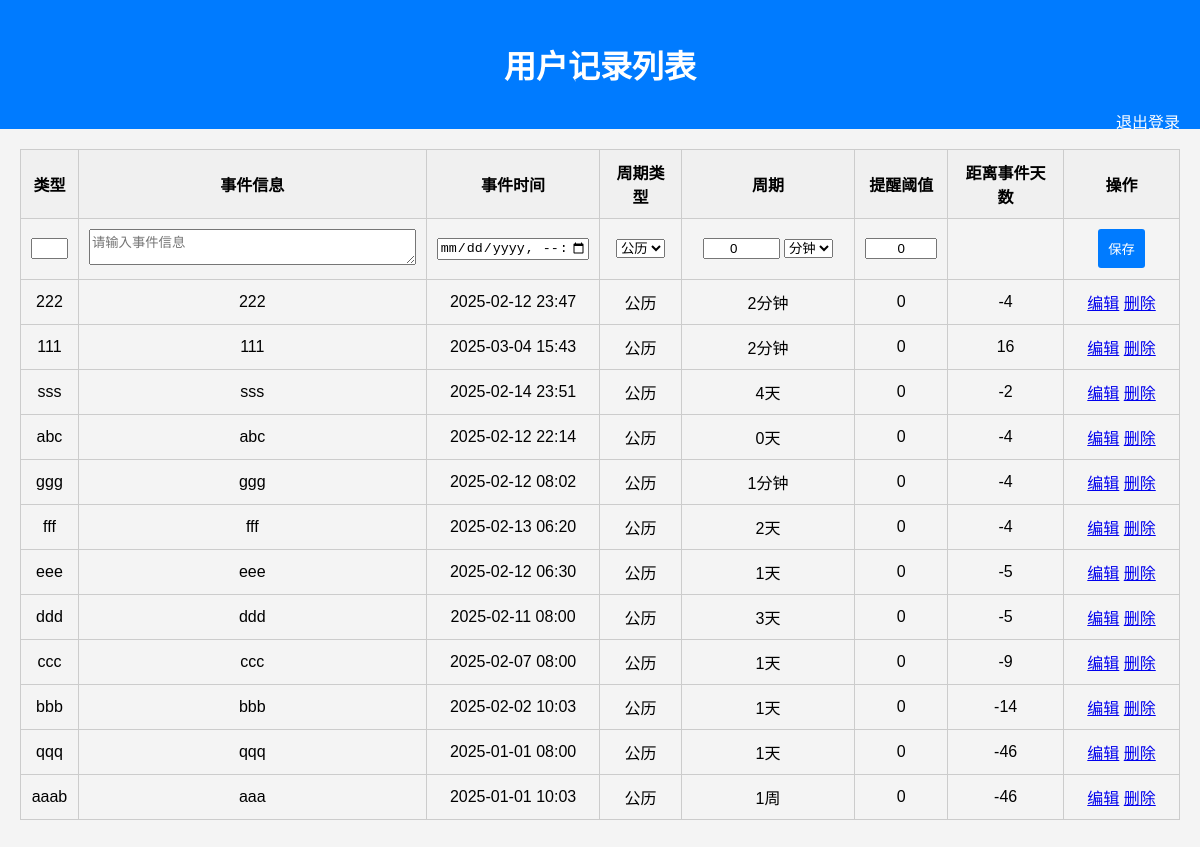
The app's page /calendar/records/ (signed in), older data.
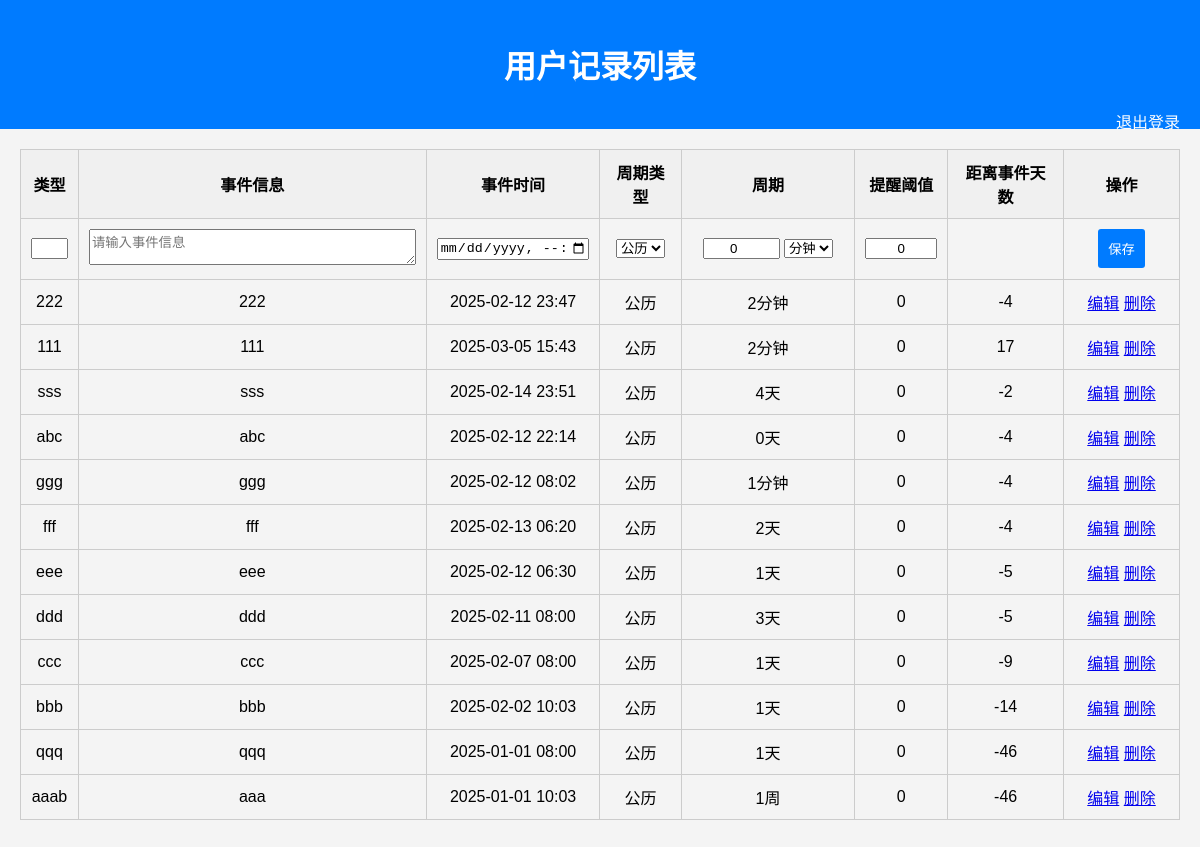
The same page, newer data.
### tun_calendar/models.py (models this page shows, shortened)
class UserRecord(models.Model):
    user = models.ForeignKey(User, on_delete=models.CASCADE)
    record_type = models.CharField(max_length=100)
    event_info = models.TextField()
    event_time = models.DateTimeField(null=True, blank=True)
    period_type = models.CharField(max_length=10)
    period = models.CharField(max_length=100)
    reminder_threshold = models.CharField(max_length=50)
    def calculate_days_until_event(self):
        if self.event_time and timezone.is_naive(self.event_time):
            event_time = timezone.make_aware(self.event_time)
        else:
            event_time = self.event_time
        now = timezone.now()
        days_diff = (event_time.date() - now.date()).days
        return days_diff

### tun_calendar/views.py (the view)
# urls.py: path('records/', record_list, name='record_list'),
@login_required
def record_list(request):
    if request.method == 'POST':
        form = UserRecordForm(request.POST)
        if form.is_valid():
            record = form.save(commit=False)
            record.user = request.user
            record.save()
            return redirect('record_list')
    else:
        form = UserRecordForm()
    records = UserRecord.objects.filter(user=request.user).order_by('-id')
    for record in records:
        record.days_until_event = record.calculate_days_until_event()
    return render(request, 'record_list.html', {'records': records, 'form': form})

### tun_calendar/forms.py
class UserRecordForm(forms.ModelForm):
    class Meta:
        model = UserRecord
        fields = ['record_type', 'event_info', 'event_time', 'period_type', 'period', 'reminder_threshold']
        widgets = {
            'record_type': forms.TextInput(attrs={'autocomplete': 'off'}),
            'event_info': forms.TextInput(attrs={'autocomplete': 'off'}),
            'event_time': forms.DateTimeInput(attrs={'autocomplete': 'off', 'type': 'datetime-local'}),
            'period_type': forms.Select(choices=[('公历', '公历'), ('农历', '农历')]),
            'period': forms.TextInput(attrs={'autocomplete': 'off'}),
            'reminder_threshold': forms.TextInput(attrs={'value': '0', 'autocomplete': 'off'}),
        }

### tun_calendar/templates/record_list.html (shortened to what this page needs)
<!DOCTYPE html>
<html lang="en">
<head>
</head>
<body>
    <div class="header">
        <h1>用户记录列表</h1>
        <a href="{% url 'user_logout' %}">退出登录</a>
    </div>
    <div class="container">
        <table>
            <colgroup>
                <col style="width: 5%;">
                <col style="width: 30%;">
                <col style="width: 15%;">
                <col style="width: 7%;">
                <col style="width: 15%;">
                <col style="width: 8%;">
                <col style="width: 10%;">
                <col style="width: 10%;">
            </colgroup>
            <thead>
                <tr>
                    <th>类型</th>
                    <th>事件信息</th>
                    <th>事件时间</th>
                    <th>周期类型</th>
                    <th>周期</th>
                    <th>提醒阈值</th>
                    <th>距离事件天数</th>
                    <th>操作</th>
                </tr>
            </thead>
            <tbody>
                <tr>
                    <form method="post">
                        <td>{{ form.record_type }}</td>
                        <td>
                            <textarea name="event_info" rows="2" cols="50" placeholder="请输入事件信息"></textarea>
                        </td>
                        <td>
                            <input type="datetime-local" id="event_time" name="event_time" required autocomplete="off">
                        </td>
                        <td>{{ form.period_type }}</td>
                        <td>
                            <input type="number" id="period_num" name="period_num" min="0" value="0" required autocomplete="off">
                            <select id="period_unit" name="period_unit">
                                <option value="分钟">分钟</option>
                            </select>
                        </td>
                        <td>{{ form.reminder_threshold }}</td>
                        <td></td>
                        <td>
                            <button type="submit">保存</button>
                        </td>
                    </form>
                </tr>
                {% for record in records %}
                    <tr id="view-row-{{ record.id }}">
                        <td>{{ record.record_type }}</td>
                        <td class="event_info_display">{{ record.event_info }}</td>
                        <td>{{ record.event_time|date:'Y-m-d H:i' }}</td>
                        <td>{{ record.period_type }}</td>
                        <td>{{ record.period }}</td>
                        <td>{{ record.reminder_threshold }}</td>
                        <td>{{ record.days_until_event }}</td>
                        <td>
                            <a href="#" onclick="showEditForm({{ record.id }}); populatePeriodAndEventTimeFields({{ record.id }}, '{{ record.period }}'); return false;">编辑</a>
                            <a href="{% url 'delete_record' record.id %}">删除</a>
                        </td>
                    </tr>
                {% endfor %}
            </tbody>
        </table>
    </div>
</body>
</html>

Row changes from the older to the newer data that the page shows:
changed UserRecord (number 2 of 12 on the later page): event_time "2025-03-04 15:43" → "2025-03-05 15:43"; days_until_event "16" → "17"
